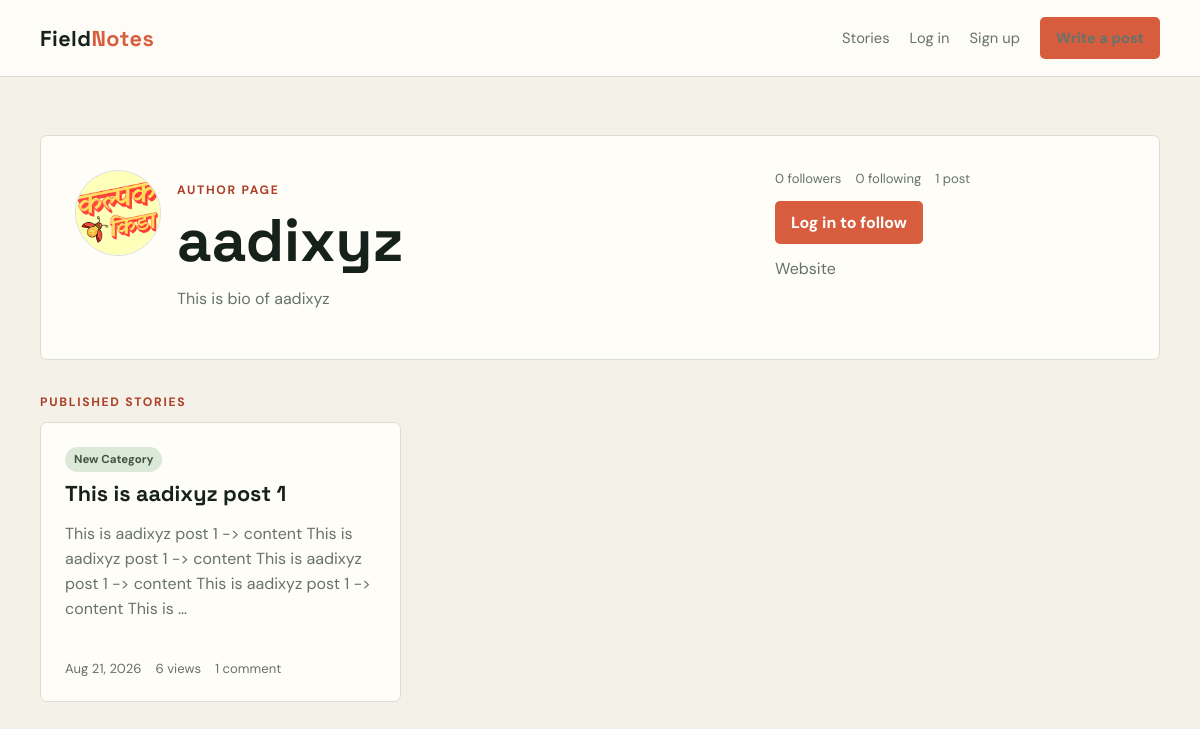
/blogs/authors/aadixyz/, run on the app's committed database.
### profiles/models.py (models this page shows, shortened)
class Profile(models.Model):
	user = models.OneToOneField(
		settings.AUTH_USER_MODEL,
		on_delete=models.CASCADE,
		related_name="profile",
	)
	bio = models.TextField(blank=True)
	avatar = models.FileField(upload_to="avatars/", blank=True, null=True)
	website_url = models.URLField(blank=True)
	twitter_url = models.URLField(blank=True)
	github_url = models.URLField(blank=True)
	linkedin_url = models.URLField(blank=True)
	created_at = models.DateTimeField(auto_now_add=True)
	updated_at = models.DateTimeField(auto_now=True)

### blog/models.py (models this page shows, shortened)
class Post(models.Model):
    objects = PostQuerySet.as_manager()
    id = models.UUIDField(primary_key=True, default=uuid.uuid4, editable=False)
    title = models.CharField(max_length=200)
    author = models.ForeignKey(
        settings.AUTH_USER_MODEL,
        on_delete=models.CASCADE,
        related_name="posts",
    )
    content = models.TextField()
    category = models.CharField(
        max_length=100,
        blank=True,
        null=True,
    )
    is_published = models.BooleanField(default=False)
    views = models.PositiveIntegerField(default=0)
    created_at = models.DateTimeField(auto_now_add=True)
    updated_at = models.DateTimeField(auto_now=True)

### profiles/views.py (the view)
# urls.py: path("authors/<str:username>/", views.author_page, name="author_page"),
def author_page(request, username):
	author = get_object_or_404(User, username=username)
	profile, _ = Profile.objects.get_or_create(user=author)
	posts = (
		Post.objects.filter(author=author, is_published=True)
		.with_comment_count()
		.order_by("-created_at")
	)
	is_following = False
	if request.user.is_authenticated and request.user.id != author.id:
		is_following = Follow.objects.filter(
			follower=request.user,
			following=author,
		).exists()
	context = {
		"author": author,
		"profile": profile,
		"posts": posts,
		"is_following": is_following,
		"follower_count": author.followers.count(),
		"following_count": author.following.count(),
	}
	return render(request, "profiles/author_page.html", context)

### blog/models.py (called while the page is built)
    def with_comment_count(self):
        return self.annotate(comment_count=Count("comments"))

### profiles/templates/profiles/author_page.html (shortened to what this page needs)
{% extends "blog/base.html" %}
{% block content %}
<main class="page">
    <section class="profile-header">
        <div class="profile-identity">
            {% if profile.avatar %}
                <img class="avatar" src="{{ profile.avatar.url }}" alt="{{ author.username }} avatar">
            {% else %}
                <div class="avatar avatar-fallback">{{ author.username|first|upper }}</div>
            {% endif %}
            <div>
                <p class="eyebrow">Author page</p>
                <h1>{{ author.username }}</h1>
                {% if profile.bio %}
                    <p class="muted">{{ profile.bio|linebreaksbr }}</p>
                {% else %}
                    <p class="muted">No bio added yet.</p>
                {% endif %}
            </div>
        </div>
        <div class="profile-actions">
            <div class="meta">
                <span>{{ follower_count }} follower{{ follower_count|pluralize }}</span>
                <span>{{ following_count }} following</span>
                <span>{{ posts|length }} post{{ posts|length|pluralize }}</span>
            </div>
            {% if user.is_authenticated and user.id == author.id %}
                <a class="button" href="{% url 'profile_edit' %}">Edit profile</a>
            {% elif user.is_authenticated %}
                <form method="post" action="{% url 'follow_toggle' author.username %}">
                    {% csrf_token %}
                    <button class="button" type="submit">{% if is_following %}Unfollow{% else %}Follow{% endif %}</button>
                </form>
            {% else %}
                <a class="button" href="{% url 'login' %}?next={% url 'author_page' author.username %}">Log in to follow</a>
            {% endif %}
            <div class="social-links">
                {% if profile.website_url %}<a href="{{ profile.website_url }}" target="_blank" rel="noopener noreferrer">Website</a>{% endif %}
            </div>
        </div>
    </section>
    <section>
        <p class="eyebrow">Published stories</p>
        <div class="post-grid">
            {% for post in posts %}
                <article class="post-card">
                    <div>
                        {% if post.category %}<span class="category">{{ post.category }}</span>{% endif %}
                        <h2><a href="{% url 'post_view' post.id %}">{{ post.title }}</a></h2>
                        <p class="card-excerpt">{{ post.content|truncatewords:30 }}</p>
                    </div>
                    <div class="meta">
                        <span>{{ post.created_at|date:"M j, Y" }}</span>
                        <span>{{ post.views }} views</span>
                        <span>{{ post.comment_count }} comment{{ post.comment_count|pluralize }}</span>
                    </div>
                </article>
            {% empty %}
                <p class="empty">This author has not published any posts yet.</p>
            {% endfor %}
        </div>
    </section>
</main>
{% endblock %}

### blog/templates/blog/base.html (style rules this page uses)
:root { --ink: #17211b; --muted: #66736a; --paper: #f4f1e9; --surface: #fffdf8; --line: #d9ded5; --accent: #d85d3e; --accent-dark: #ad3e28; --sage: #dce8d8; }
* { box-sizing: border-box; }
body { margin: 0; color: var(--ink); background: var(--paper); font-family: "DM Sans", sans-serif; }
a { color: inherit; }
.button { display: inline-block; border: 0; border-radius: 5px; background: var(--accent); color: white; padding: 11px 16px; font: inherit; font-weight: 700; text-decoration: none; cursor: pointer; }
.page { width: min(1120px, calc(100% - 40px)); margin: 0 auto; padding: 58px 0 80px; }
h1, h2 { font-family: "Space Grotesk", sans-serif; }
h1 { font-size: clamp(2.1rem, 5vw, 4.3rem); line-height: 1.02; margin: 0; }
h2 { margin: 0; line-height: 1.15; }
.eyebrow { color: var(--accent-dark); font-size: .76rem; font-weight: 700; letter-spacing: .14em; text-transform: uppercase; }
.muted { color: var(--muted); }
.post-grid { display: grid; grid-template-columns: repeat(3, 1fr); gap: 18px; }
.post-card { display: flex; min-height: 280px; flex-direction: column; justify-content: space-between; border: 1px solid var(--line); border-radius: 7px; background: var(--surface); padding: 24px; transition: transform .2s ease, box-shadow .2s ease; }
.post-card h2 { font-size: 1.35rem; margin: 10px 0 12px; }
.post-card h2 a { text-decoration: none; }
.card-excerpt { color: var(--muted); line-height: 1.55; }
.meta { display: flex; flex-wrap: wrap; gap: 9px 14px; color: var(--muted); font-size: .82rem; }
.category { display: inline-block; border-radius: 999px; background: var(--sage); color: #405641; padding: 5px 9px; font-size: .72rem; font-weight: 700; }
.profile-header { display: grid; grid-template-columns: 1fr minmax(280px, 350px); gap: 26px; border: 1px solid var(--line); border-radius: 7px; background: var(--surface); padding: clamp(20px, 4vw, 34px); margin-bottom: 34px; }
.profile-identity { display: flex; align-items: flex-start; gap: 16px; }
.avatar { width: 86px; height: 86px; border-radius: 50%; object-fit: cover; border: 1px solid var(--line); background: #fff; }
.profile-actions { display: flex; flex-direction: column; gap: 14px; align-items: flex-start; }
.social-links { display: flex; flex-wrap: wrap; gap: 8px 12px; }
.social-links a { color: var(--muted); text-decoration: none; }

### data on the page
Profile: avatar (picture), bio "This is bio of aadixyz"
Post: category "New Category", title "This is aadixyz post 1", content "This is aadixyz post 1 -> content This is aadixyz post 1 -> content This is aadixyz post 1 -> content This is aadixyz post 1 -> content This is …", created_at "Aug 21, 2026", views "6", comment_count "1"

### other printed values
{{ author.username }} "aadixyz"
{{ follower_count }} "0"
{{ following_count }} "0"
{{ posts|length }} "1"
